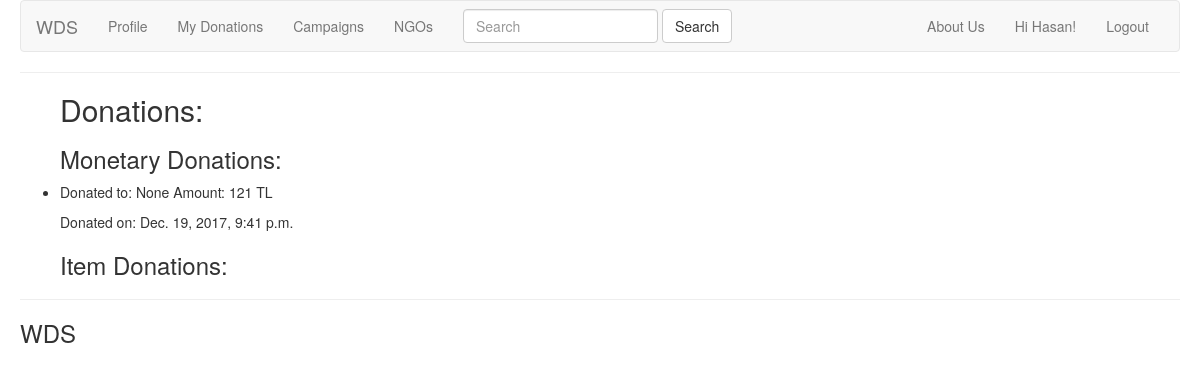
Page /profile/my_donations/ (signed in) on the committed database.
### DonApp/models.py (models this page shows, shortened)
class MoneyDonation(models.Model):
    donator = models.ForeignKey(DonatorUser, on_delete=models.CASCADE, related_name='money_donations')
    campaign = models.ForeignKey(Campaign, on_delete=models.CASCADE,\
               related_name='campaign_money_donations', null=True, blank=True, default=None)
    ngo = models.ForeignKey(NGOUser, on_delete=models.CASCADE,\
          related_name='received_money_donations', null=True, blank=True, default=None)
    timestamp = models.DateTimeField(auto_now=False, auto_now_add=True)
    amount = models.IntegerField(default=0, validators=[MinValueValidator(1)])

### DonApp/views.py (the view)
# urls.py: url(r'^profile/my_donations/$', views.view_my_donations, name='view_my_donations'),
def view_my_donations(request):
    money_donations = request.user.donator_user.money_donations.all
    item_donations = request.user.donator_user.item_donations.all
    context = {'money_donations': money_donations,
               'item_donations': item_donations}
    return render(request, 'DonApp/my_donations.html', context)

### DonApp/templates/DonApp/my_donations.html (shortened to what this page needs)
{% extends 'DonApp/base.html' %}
{% block content %}
<ul>
    <h2>Donations:</h2>
    <h3>Monetary Donations:</h3>
    {% for donation in money_donations %}
    <li>
        <p>Donated to: {{ donation.ngo}}     Amount: {{ donation.amount }} TL</p>
        <p>Donated on: {{ donation.timestamp }}</p>
    </li>
    {% endfor %}
    <h3>Item Donations:</h3>
</ul>
{% endblock %}

### DonApp/templates/DonApp/base.html (shortened to what this page needs)
<!DOCTYPE html>
<html>
<head>
  <link rel="stylesheet" href="https://maxcdn.bootstrapcdn.com/bootstrap/3.3.7/css/bootstrap.min.css"
>
</head>
<body style="padding-left: 20px; padding-right: 20px">
  <header>
        <nav class="navbar navbar-default">
          <div class="container-fluid">
            <div class="navbar-header">
              <a class="navbar-brand" href="{% url 'index' %}">WDS</a>
            </div>
            <div class="collapse navbar-collapse" id="bs-example-navbar-collapse-1">
              <ul class="nav navbar-nav">
                  {% if user.is_authenticated %}
                      <li><a href="{% url 'view_profile' %}">Profile</a></li>
                      {% if user.ngo_user %}
                          <li><a href="{% url 'my_campaigns' %}">My Campaigns</a></li>
                          <li><a href="{% url 'view_received_donations' %}">Received Donations</a> </li>
                      {% elif user.donator_user %}
                        <li><a href="{%  url 'view_my_donations' %}">My Donations</a> </li>
                      {% endif %}
                  {% endif %}
                <li><a href="{% url 'view_campaigns' %}">Campaigns</a></li>
                <li><a href="{% url 'view_ngos' %}">NGOs</a></li>
              </ul>
              <form class="navbar-form navbar-left">
                <div class="form-group">
                  <input type="text" class="form-control" placeholder="Search">
                </div>
                <button type="submit" class="btn btn-default">Search</button>
              </form>
              <ul class="nav navbar-nav navbar-right">
                    <li><a href="">About Us</a></li>
                  {% if user.is_authenticated %}
                      <li><a>Hi {{ user.username }}!</a></li>
                      <li><a href="{% url 'logout' %}">Logout</a></li>
                  {% else %}
                      <li><a href="{% url 'login' %}">Login</a></li>
                      <li><a href="{% url 'register' %}">Register</a></li>
                  {% endif %}
              </ul>
            </div>
          </div>
        </nav>
  </header>
  <hr>
  <main>
    {% block content %}
    {% endblock %}
  </main>
  <hr>
  <footer>
      <h3>WDS</h3>
  </footer>
</body>
</html>

### rows in the picture
MoneyDonation: ngo "None", amount "121", timestamp "Dec. 19, 2017, 9:41 p.m."

### other values in the picture
{{ user.username }} "Hasan"
